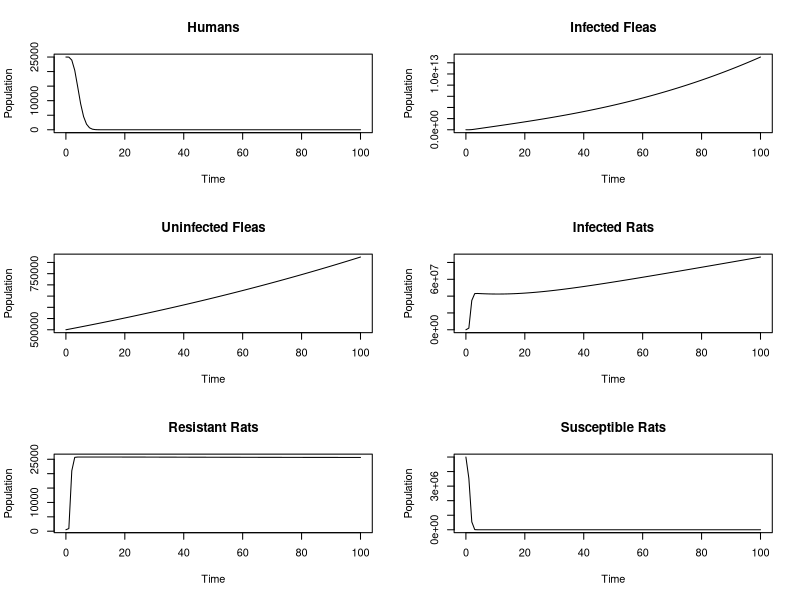

The R source for this figure:
## -------------------------------------------------------------
## 1.  Load the deSolve package
## -------------------------------------------------------------
library(deSolve)

## -------------------------------------------------------------
## 2.  Derivative function (moves the algebra from Stan)
## -------------------------------------------------------------
plague <- function(t, state, parameters) {
  with(as.list(c(state, parameters)), {
    ## auxiliary expressions
    RTot     <- RR + SR + IR
    eps      <- 1e-8                        # avoid division by zero
    RTot_eps <- RTot + eps
    fracF    <- Fl / RTot_eps
    fracD    <- d_F/RTot_eps
    fracSR   <- SR / RTot_eps
    infect   <- 1 - exp(-alpha * RTot)
    
    ## ODEs (the “_” symbols in the Stan snippet were placeholders for “*”)
    dH  <- - d_H  * fracF * H
    dF  <-   (d_R  + m_R * (1 - g_R)) * IR * Np - d_F * Fl
    dNp <-   r_F * Np * (1 - Np /( K_F)) + fracD * infect 
    dIR <-   b_R * fracSR * Fl * infect - (d_R + m_R) * IR
    dRR <-   r_R * RR * (p - RTot / K_R) + m_R * g_R * IR - d_R * RR
    dSR <-   r_R * SR * (1 - RTot / K_R) + r_R * RR * (1 - p)
    - d_R * SR - b_R * fracSR * Fl * infect
    
    list(c(dH, dF, dNp, dIR, dRR, dSR))
  })
}

## -------------------------------------------------------------
## 3.  Define initial state vector
## -------------------------------------------------------------
init <- c(
  H  = 25000.0,   # Humans
  Fl  = 1e2,   # Infected Fleas
  Np = 5e5,   # Uninfected Fleas
  IR = 5e2,   # Infected Rats
  RR = 5e2,   # Resistant Rats
  SR = 5e6    # Susceptible Rats
)

## -------------------------------------------------------------
## 4.  Set parameter values (replace with your own!)
## -------------------------------------------------------------

## Parameters from Keeling and Giligan

params <- c(
  d_H  = 0.04,   # Human death rate
  d_R  = 0.2,     # Rat natural death rate
  m_R  = 20,     # Rate at which infected rats become infectious
  g_R  = 0.02,      
  d_F  = 10,    # Flea mortality
  K_F  = 20,      # Flea carrying capacity
  alpha= 4e-3,     # Transmission scale
  b_R  = 4.7,     # Rat infection rate from fleas
  r_R  = 5,      # Rat growth rate
  r_F  = 20,      # Flea growth rate
  p    = 0.5,      # Proportion that become resistant
  K_R  = 2500       # Rat carrying capacity
)

###################################################

## "Working" parameters

params <- c(
  d_H  = 0.0001,   # Human death rate
  d_R  = 0.001,     # Rat natural death rate
  m_R  = 0.005,     # Rate at which infected rats become infectious
  g_R  = 0.51,      
  d_F  = 0.001,    # Flea mortality
  K_F  = 1e9,      # Flea carrying capacity
  alpha= 0.0002,     # Transmission scale
  b_R  = 0.05,     # Rat infection rate from fleas
  r_R  = 0.1,      # Rat growth rate
  r_F  = 0.005,      # Flea growth rate
  p    = 0.5,      # Proportion that become resistant
  K_R  = 1e6       # Rat carrying capacity
)

## -------------------------------------------------------------
## 5.  Run the solver
## -------------------------------------------------------------
times <- seq(0, 100, by = 1)           # 0 to 100 time units
out   <- ode(y = init, times = times,
             func = plague, parms = params)

## -------------------------------------------------------------
## 6.  Quick plot to visualise the runs
## -------------------------------------------------------------

par(mfrow=c(3,2))

plot(out[,2]~times,type="l",main="Humans",ylab="Population",xlab="Time") # H
plot(out[,3]~times,type="l",main="Infected Fleas",ylab="Population",xlab="Time") # F
plot(out[,4]~times,type="l",main="Uninfected Fleas",ylab= "Population",xlab="Time") # N
plot(out[,5]~times,type="l",main="Infected Rats",xlab="Time",ylab="Population") # IR
plot(out[,6]~times,type="l",main="Resistant Rats",xlab="Time",ylab="Population") # RR
plot(out[,7]~times,type="l",main="Susceptible Rats",xlab="Time",ylab="Population") # SR
